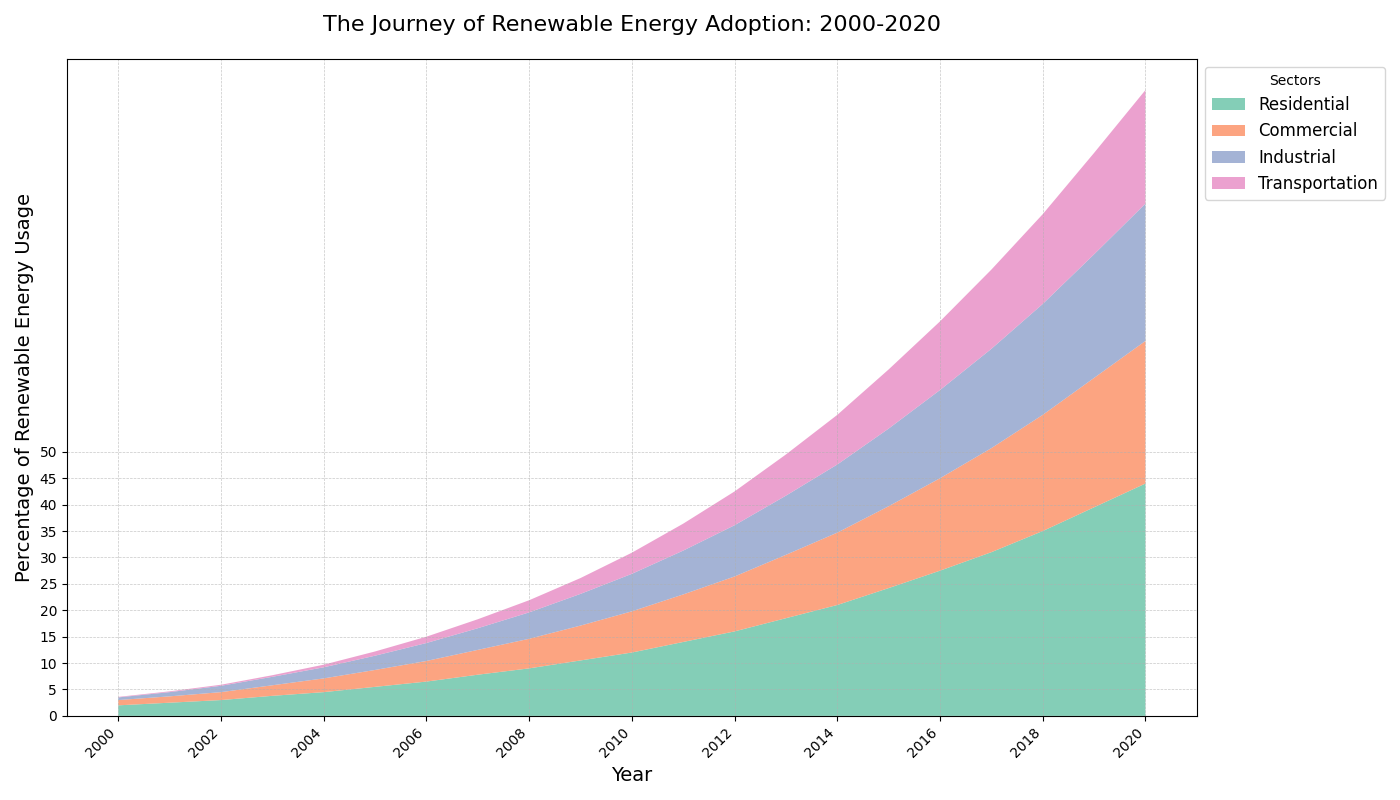

Python code for this plot:
import matplotlib.pyplot as plt
import numpy as np

# Backstory: The Journey of Renewable Energy Adoption in Different Sectors Over Two Decades
# We will plot the adoption rates of renewable energy across various sectors from 2000 to 2020.

# Years for the timeline
years = np.arange(2000, 2021)

# Percentage of renewable energy usage for each sector
residential = [2, 2.5, 3, 3.8, 4.5, 5.5, 6.5, 7.8, 9, 10.5, 12, 14, 16, 18.5, 21, 24.2, 27.5, 31, 35, 39.5, 44]
commercial = [1, 1.2, 1.5, 2, 2.6, 3.2, 3.9, 4.7, 5.6, 6.6, 7.8, 9, 10.4, 12, 13.7, 15.5, 17.5, 19.7, 22, 24.5, 27]
industrial = [0.5, 0.8, 1.2, 1.6, 2.1, 2.7, 3.4, 4.1, 5, 6, 7.1, 8.3, 9.7, 11.2, 12.9, 14.7, 16.7, 18.8, 21, 23.4, 26]
transportation = [0.1, 0.15, 0.2, 0.3, 0.5, 0.8, 1.2, 1.7, 2.3, 3, 4, 5.1, 6.4, 7.8, 9.4, 11.2, 13, 15, 17, 19.2, 21.5]

# Create a stacked area chart
fig, ax = plt.subplots(figsize=(14, 8))

# Stack the renewable energy usage data
ax.stackplot(years, residential, commercial, industrial, transportation,
             labels=['Residential', 'Commercial', 'Industrial', 'Transportation'],
             colors=['#66c2a5', '#fc8d62', '#8da0cb', '#e78ac3'], alpha=0.8)

# Title and labels
ax.set_title("The Journey of Renewable Energy Adoption: 2000-2020", fontsize=16, pad=20)
ax.set_xlabel("Year", fontsize=14)
ax.set_ylabel("Percentage of Renewable Energy Usage", fontsize=14)

# Customize grid and ticks
ax.grid(True, linestyle='--', linewidth=0.5, alpha=0.7)
ax.set_xticks(years[::2])  # Show every two years
ax.set_yticks(np.arange(0, 51, 5))

# Rotate the x-tick labels for better readability
ax.set_xticklabels(years[::2], rotation=45, ha='right')

# Adding legend outside the plot
ax.legend(loc='upper left', fontsize=12, bbox_to_anchor=(1, 1), title="Sectors")

# Adjust layout to prevent overlapping text
plt.tight_layout()

# Show the plot
plt.show()
